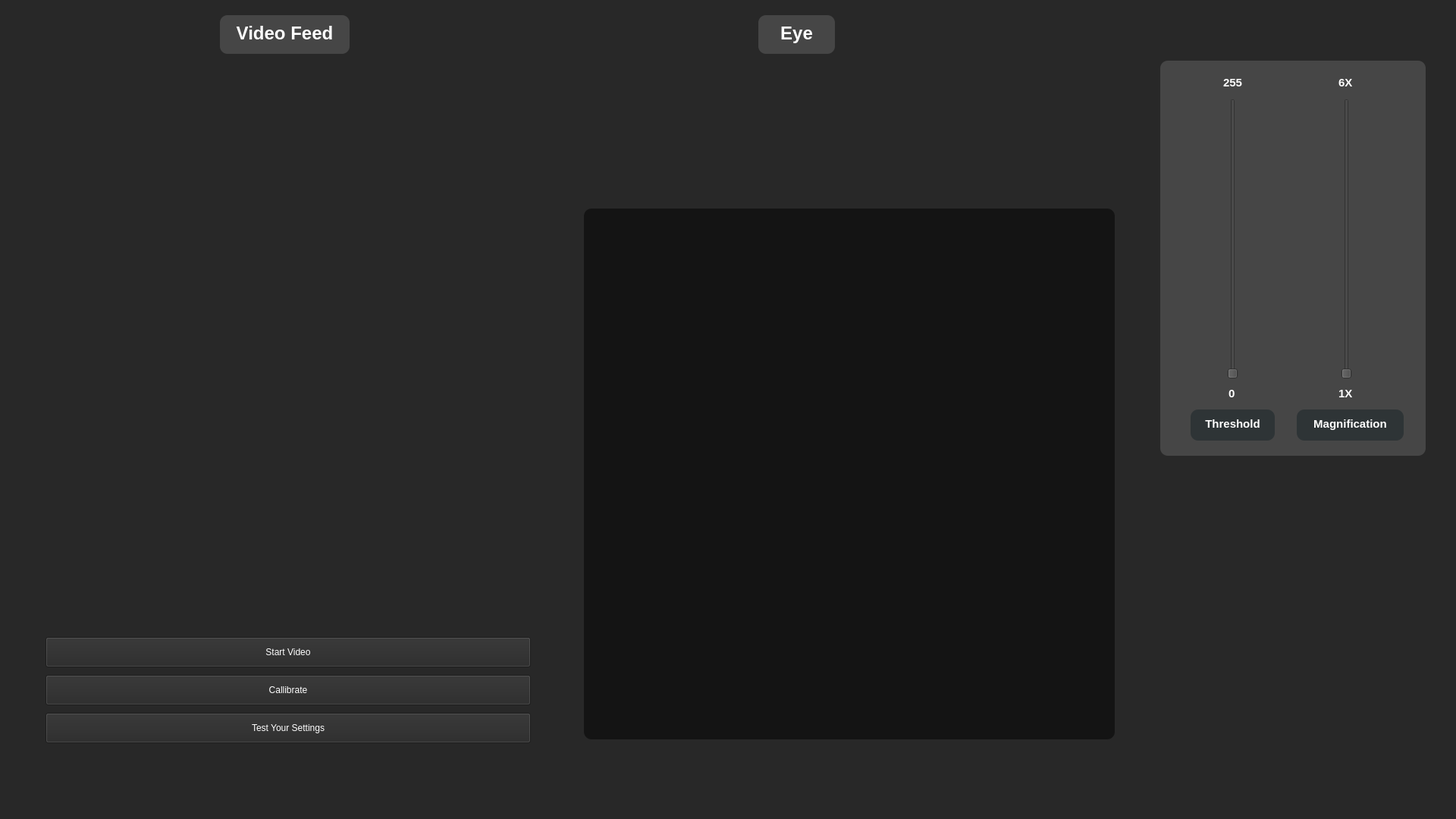
<?xml version="1.0" encoding="UTF-8"?>
<ui version="4.0">
 <class>EyeWriter</class>
 <widget class="QMainWindow" name="EyeWriter">
  <property name="geometry">
   <rect>
    <x>0</x>
    <y>0</y>
    <width>1920</width>
    <height>1080</height>
   </rect>
  </property>
  <property name="windowTitle">
   <string>MainWindow</string>
  </property>
  <property name="styleSheet">
   <string notr="true">background-color: rgb(40, 40, 40); color: white</string>
  </property>
  <widget class="QWidget" name="App">
   <widget class="QPushButton" name="startVideo">
    <property name="geometry">
     <rect>
      <x>60</x>
      <y>840</y>
      <width>640</width>
      <height>40</height>
     </rect>
    </property>
    <property name="text">
     <string>Start Video</string>
    </property>
   </widget>
   <widget class="QPushButton" name="callibrate">
    <property name="geometry">
     <rect>
      <x>60</x>
      <y>890</y>
      <width>640</width>
      <height>40</height>
     </rect>
    </property>
    <property name="styleSheet">
     <string notr="true"/>
    </property>
    <property name="text">
     <string>Callibrate</string>
    </property>
   </widget>
   <widget class="QLabel" name="frame_label">
    <property name="geometry">
     <rect>
      <x>60</x>
      <y>80</y>
      <width>640</width>
      <height>480</height>
     </rect>
    </property>
    <property name="styleSheet">
     <string notr="true">border-radius:10px; border-color: beige; padding: 6px</string>
    </property>
    <property name="text">
     <string/>
    </property>
    <property name="pixmap">
     <pixmap>video-off.png</pixmap>
    </property>
   </widget>
   <widget class="QLabel" name="eye_label">
    <property name="geometry">
     <rect>
      <x>910</x>
      <y>80</y>
      <width>300</width>
      <height>150</height>
     </rect>
    </property>
    <property name="styleSheet">
     <string notr="true">border-radius:10px; border-color: beige; padding: 6px</string>
    </property>
    <property name="text">
     <string/>
    </property>
    <property name="pixmap">
     <pixmap>video-off2.png</pixmap>
    </property>
   </widget>
   <widget class="QPushButton" name="startTest">
    <property name="geometry">
     <rect>
      <x>60</x>
      <y>940</y>
      <width>640</width>
      <height>40</height>
     </rect>
    </property>
    <property name="text">
     <string>Test Your Settings</string>
    </property>
   </widget>
   <widget class="QTextEdit" name="videoFeedTitle">
    <property name="geometry">
     <rect>
      <x>290</x>
      <y>20</y>
      <width>171</width>
      <height>51</height>
     </rect>
    </property>
    <property name="styleSheet">
     <string notr="true">background-color: rgb(70, 70, 70); border-radius:10px; border-color: beige; padding: 6px</string>
    </property>
    <property name="html">
     <string>&lt;!DOCTYPE HTML PUBLIC &quot;-//W3C//DTD HTML 4.0//EN&quot; &quot;http://www.w3.org/TR/REC-html40/strict.dtd&quot;&gt;
&lt;html&gt;&lt;head&gt;&lt;meta name=&quot;qrichtext&quot; content=&quot;1&quot; /&gt;&lt;style type=&quot;text/css&quot;&gt;
p, li { white-space: pre-wrap; }
&lt;/style&gt;&lt;/head&gt;&lt;body style=&quot; font-family:'Ubuntu'; font-size:11pt; font-weight:400; font-style:normal;&quot;&gt;
&lt;p align=&quot;center&quot; style=&quot; margin-top:0px; margin-bottom:0px; margin-left:0px; margin-right:0px; -qt-block-indent:0; text-indent:0px;&quot;&gt;&lt;span style=&quot; font-size:18pt; font-weight:600;&quot;&gt;Video Feed&lt;/span&gt;&lt;/p&gt;&lt;/body&gt;&lt;/html&gt;</string>
    </property>
   </widget>
   <widget class="QTextEdit" name="eyeTitle">
    <property name="geometry">
     <rect>
      <x>1000</x>
      <y>20</y>
      <width>101</width>
      <height>51</height>
     </rect>
    </property>
    <property name="styleSheet">
     <string notr="true">background-color: rgb(70, 70, 70); border-radius:10px; border-color: beige; padding: 6px</string>
    </property>
    <property name="html">
     <string>&lt;!DOCTYPE HTML PUBLIC &quot;-//W3C//DTD HTML 4.0//EN&quot; &quot;http://www.w3.org/TR/REC-html40/strict.dtd&quot;&gt;
&lt;html&gt;&lt;head&gt;&lt;meta name=&quot;qrichtext&quot; content=&quot;1&quot; /&gt;&lt;style type=&quot;text/css&quot;&gt;
p, li { white-space: pre-wrap; }
&lt;/style&gt;&lt;/head&gt;&lt;body style=&quot; font-family:'Ubuntu'; font-size:11pt; font-weight:400; font-style:normal;&quot;&gt;
&lt;p align=&quot;center&quot; style=&quot; margin-top:0px; margin-bottom:0px; margin-left:0px; margin-right:0px; -qt-block-indent:0; text-indent:0px;&quot;&gt;&lt;span style=&quot; font-size:18pt; font-weight:600;&quot;&gt;Eye&lt;/span&gt;&lt;/p&gt;&lt;/body&gt;&lt;/html&gt;</string>
    </property>
   </widget>
   <widget class="QWidget" name="widget" native="true">
    <property name="geometry">
     <rect>
      <x>1530</x>
      <y>80</y>
      <width>350</width>
      <height>521</height>
     </rect>
    </property>
    <property name="styleSheet">
     <string notr="true">background-color: rgb(70, 70, 70); border-radius:10px; border-color: beige; padding: 6px</string>
    </property>
    <widget class="QSlider" name="thresholdSlider">
     <property name="geometry">
      <rect>
       <x>80</x>
       <y>50</y>
       <width>31</width>
       <height>370</height>
      </rect>
     </property>
     <property name="styleSheet">
      <string notr="true">color: rgb(255, 255, 255)</string>
     </property>
     <property name="maximum">
      <number>255</number>
     </property>
     <property name="orientation">
      <enum>Qt::Vertical</enum>
     </property>
    </widget>
    <widget class="QTextEdit" name="min_threshold">
     <property name="geometry">
      <rect>
       <x>80</x>
       <y>420</y>
       <width>31</width>
       <height>41</height>
      </rect>
     </property>
     <property name="html">
      <string>&lt;!DOCTYPE HTML PUBLIC &quot;-//W3C//DTD HTML 4.0//EN&quot; &quot;http://www.w3.org/TR/REC-html40/strict.dtd&quot;&gt;
&lt;html&gt;&lt;head&gt;&lt;meta name=&quot;qrichtext&quot; content=&quot;1&quot; /&gt;&lt;style type=&quot;text/css&quot;&gt;
p, li { white-space: pre-wrap; }
&lt;/style&gt;&lt;/head&gt;&lt;body style=&quot; font-family:'Ubuntu'; font-size:11pt; font-weight:400; font-style:normal;&quot;&gt;
&lt;p style=&quot; margin-top:0px; margin-bottom:0px; margin-left:0px; margin-right:0px; -qt-block-indent:0; text-indent:0px;&quot;&gt;&lt;span style=&quot; font-weight:600; color:#ffffff;&quot;&gt;0&lt;/span&gt;&lt;/p&gt;&lt;/body&gt;&lt;/html&gt;</string>
     </property>
    </widget>
    <widget class="QTextEdit" name="max_threshold">
     <property name="geometry">
      <rect>
       <x>73</x>
       <y>10</y>
       <width>51</width>
       <height>41</height>
      </rect>
     </property>
     <property name="html">
      <string>&lt;!DOCTYPE HTML PUBLIC &quot;-//W3C//DTD HTML 4.0//EN&quot; &quot;http://www.w3.org/TR/REC-html40/strict.dtd&quot;&gt;
&lt;html&gt;&lt;head&gt;&lt;meta name=&quot;qrichtext&quot; content=&quot;1&quot; /&gt;&lt;style type=&quot;text/css&quot;&gt;
p, li { white-space: pre-wrap; }
&lt;/style&gt;&lt;/head&gt;&lt;body style=&quot; font-family:'Ubuntu'; font-size:11pt; font-weight:400; font-style:normal;&quot;&gt;
&lt;p style=&quot; margin-top:0px; margin-bottom:0px; margin-left:0px; margin-right:0px; -qt-block-indent:0; text-indent:0px;&quot;&gt;&lt;span style=&quot; font-weight:600; color:#ffffff;&quot;&gt;255&lt;/span&gt;&lt;/p&gt;&lt;/body&gt;&lt;/html&gt;</string>
     </property>
    </widget>
    <widget class="QSlider" name="zoomSlider">
     <property name="geometry">
      <rect>
       <x>230</x>
       <y>50</y>
       <width>31</width>
       <height>370</height>
      </rect>
     </property>
     <property name="minimum">
      <number>1</number>
     </property>
     <property name="maximum">
      <number>6</number>
     </property>
     <property name="orientation">
      <enum>Qt::Vertical</enum>
     </property>
    </widget>
    <widget class="QTextEdit" name="min_zoom">
     <property name="geometry">
      <rect>
       <x>225</x>
       <y>420</y>
       <width>41</width>
       <height>41</height>
      </rect>
     </property>
     <property name="html">
      <string>&lt;!DOCTYPE HTML PUBLIC &quot;-//W3C//DTD HTML 4.0//EN&quot; &quot;http://www.w3.org/TR/REC-html40/strict.dtd&quot;&gt;
&lt;html&gt;&lt;head&gt;&lt;meta name=&quot;qrichtext&quot; content=&quot;1&quot; /&gt;&lt;style type=&quot;text/css&quot;&gt;
p, li { white-space: pre-wrap; }
&lt;/style&gt;&lt;/head&gt;&lt;body style=&quot; font-family:'Ubuntu'; font-size:11pt; font-weight:400; font-style:normal;&quot;&gt;
&lt;p style=&quot; margin-top:0px; margin-bottom:0px; margin-left:0px; margin-right:0px; -qt-block-indent:0; text-indent:0px;&quot;&gt;&lt;span style=&quot; font-weight:600; color:#ffffff;&quot;&gt;1X&lt;/span&gt;&lt;/p&gt;&lt;/body&gt;&lt;/html&gt;</string>
     </property>
    </widget>
    <widget class="QTextEdit" name="max_zoom">
     <property name="geometry">
      <rect>
       <x>225</x>
       <y>10</y>
       <width>51</width>
       <height>41</height>
      </rect>
     </property>
     <property name="html">
      <string>&lt;!DOCTYPE HTML PUBLIC &quot;-//W3C//DTD HTML 4.0//EN&quot; &quot;http://www.w3.org/TR/REC-html40/strict.dtd&quot;&gt;
&lt;html&gt;&lt;head&gt;&lt;meta name=&quot;qrichtext&quot; content=&quot;1&quot; /&gt;&lt;style type=&quot;text/css&quot;&gt;
p, li { white-space: pre-wrap; }
&lt;/style&gt;&lt;/head&gt;&lt;body style=&quot; font-family:'Ubuntu'; font-size:11pt; font-weight:400; font-style:normal;&quot;&gt;
&lt;p style=&quot; margin-top:0px; margin-bottom:0px; margin-left:0px; margin-right:0px; -qt-block-indent:0; text-indent:0px;&quot;&gt;&lt;span style=&quot; font-weight:600; color:#ffffff;&quot;&gt;6X&lt;/span&gt;&lt;/p&gt;&lt;/body&gt;&lt;/html&gt;</string>
     </property>
    </widget>
    <widget class="QTextEdit" name="textEdit">
     <property name="geometry">
      <rect>
       <x>40</x>
       <y>460</y>
       <width>111</width>
       <height>41</height>
      </rect>
     </property>
     <property name="styleSheet">
      <string notr="true">background-color: rgb(46, 52, 54)</string>
     </property>
     <property name="html">
      <string>&lt;!DOCTYPE HTML PUBLIC &quot;-//W3C//DTD HTML 4.0//EN&quot; &quot;http://www.w3.org/TR/REC-html40/strict.dtd&quot;&gt;
&lt;html&gt;&lt;head&gt;&lt;meta name=&quot;qrichtext&quot; content=&quot;1&quot; /&gt;&lt;style type=&quot;text/css&quot;&gt;
p, li { white-space: pre-wrap; }
&lt;/style&gt;&lt;/head&gt;&lt;body style=&quot; font-family:'Ubuntu'; font-size:11pt; font-weight:400; font-style:normal;&quot;&gt;
&lt;p align=&quot;center&quot; style=&quot; margin-top:0px; margin-bottom:0px; margin-left:0px; margin-right:0px; -qt-block-indent:0; text-indent:0px;&quot;&gt;&lt;span style=&quot; font-weight:600;&quot;&gt;Threshold&lt;/span&gt;&lt;/p&gt;&lt;/body&gt;&lt;/html&gt;</string>
     </property>
    </widget>
    <widget class="QTextEdit" name="textEdit_2">
     <property name="geometry">
      <rect>
       <x>180</x>
       <y>460</y>
       <width>141</width>
       <height>41</height>
      </rect>
     </property>
     <property name="styleSheet">
      <string notr="true">background-color: rgb(46, 52, 54)</string>
     </property>
     <property name="html">
      <string>&lt;!DOCTYPE HTML PUBLIC &quot;-//W3C//DTD HTML 4.0//EN&quot; &quot;http://www.w3.org/TR/REC-html40/strict.dtd&quot;&gt;
&lt;html&gt;&lt;head&gt;&lt;meta name=&quot;qrichtext&quot; content=&quot;1&quot; /&gt;&lt;style type=&quot;text/css&quot;&gt;
p, li { white-space: pre-wrap; }
&lt;/style&gt;&lt;/head&gt;&lt;body style=&quot; font-family:'Ubuntu'; font-size:11pt; font-weight:400; font-style:normal;&quot;&gt;
&lt;p align=&quot;center&quot; style=&quot; margin-top:0px; margin-bottom:0px; margin-left:0px; margin-right:0px; -qt-block-indent:0; text-indent:0px;&quot;&gt;&lt;span style=&quot; font-weight:600;&quot;&gt;Magnification&lt;/span&gt;&lt;/p&gt;&lt;/body&gt;&lt;/html&gt;</string>
     </property>
    </widget>
   </widget>
   <widget class="QLabel" name="xIcon">
    <property name="geometry">
     <rect>
      <x>896</x>
      <y>476</y>
      <width>128</width>
      <height>128</height>
     </rect>
    </property>
    <property name="text">
     <string/>
    </property>
    <property name="pixmap">
     <pixmap>x.png</pixmap>
    </property>
   </widget>
   <widget class="QPushButton" name="clickCenter">
    <property name="geometry">
     <rect>
      <x>896</x>
      <y>420</y>
      <width>128</width>
      <height>41</height>
     </rect>
    </property>
    <property name="text">
     <string>CENTER</string>
    </property>
   </widget>
   <widget class="QWidget" name="testTracking" native="true">
    <property name="geometry">
     <rect>
      <x>770</x>
      <y>275</y>
      <width>700</width>
      <height>700</height>
     </rect>
    </property>
    <property name="styleSheet">
     <string notr="true">background-color: rgb(20, 20, 20); border-radius:10px; border-color: black; padding: 6px</string>
    </property>
   </widget>
  </widget>
  <widget class="QMenuBar" name="menubar">
   <property name="geometry">
    <rect>
     <x>0</x>
     <y>0</y>
     <width>1920</width>
     <height>22</height>
    </rect>
   </property>
  </widget>
  <widget class="QStatusBar" name="statusbar"/>
 </widget>
 <resources/>
 <connections/>
</ui>
